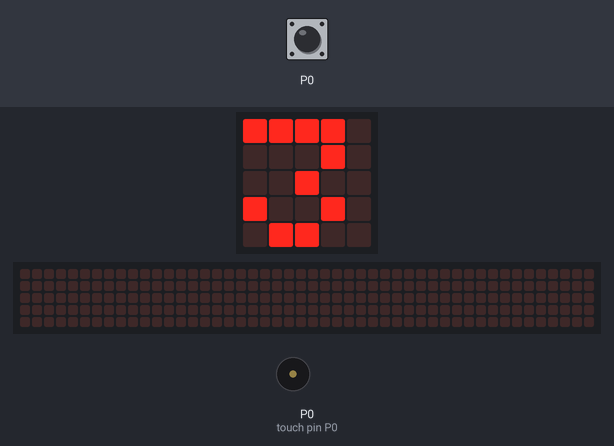
The program below on a simulated BBC micro:bit (MakeCode). On the bench: the board's 5×5 LED display, a strip that is not on the board, showing the scrolling text unrolled, buzzer (waves = sounding). The test bench sets the inputs (shaded band). The 48×5 strip is a reading aid, not a part: it shows the text the display is scrolling, unrolled, one strip-width of it at a time.

Above: at 1.2 s.
1.3 s: touch pin P0 pressed for 0.15 s
At 2.5 s:
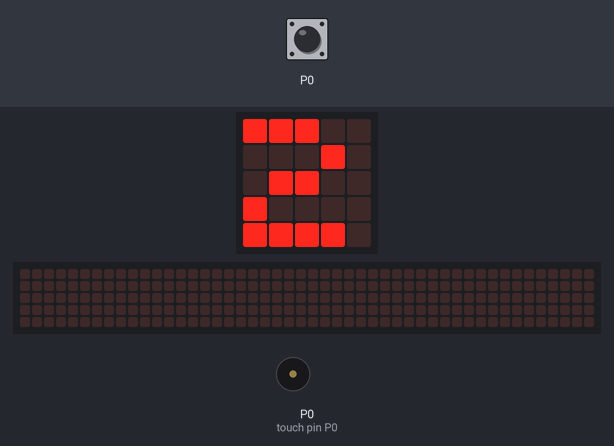
3.0 s: touch pin P0 pressed for 0.15 s
At 4.7 s:
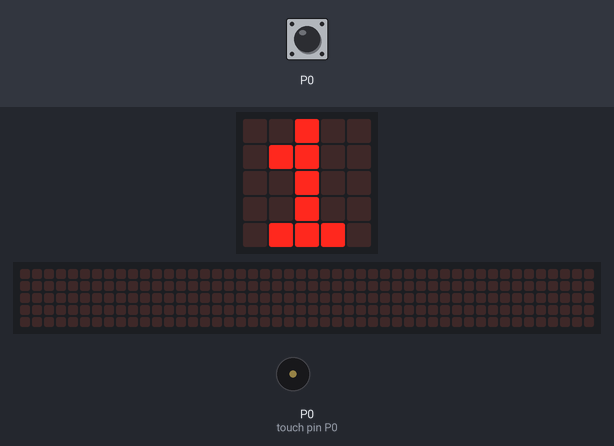
5.3 s: touch pin P0 pressed for 0.15 s
At 6.6 s:
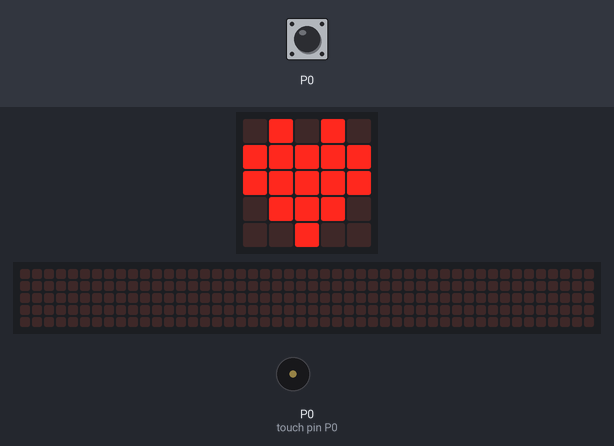
8.4 s: touch pin P0 pressed 5 times (0.12 s each, 0.3 s apart)
At 9.92 s:
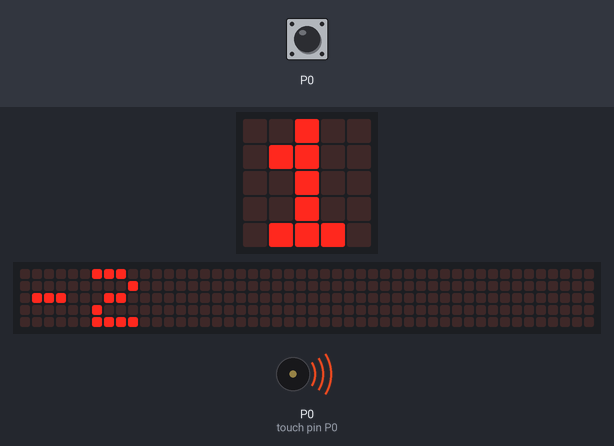
11.7 s: touch pin P0 pressed 2 times (0.12 s each, 0.3 s apart)
At 20.55 s:
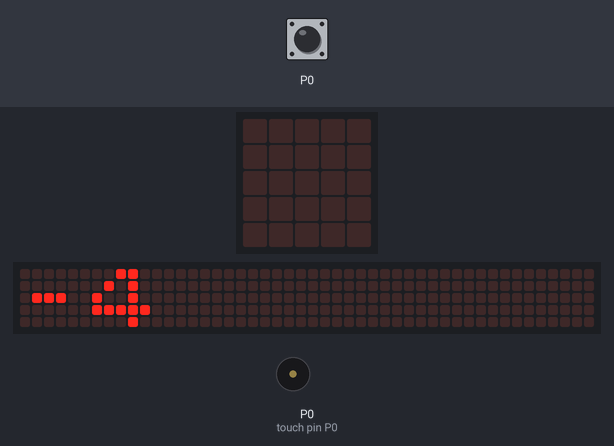
Timing chart, 0 to 22.1 s (numbered marks = the images above; inputs shaded):
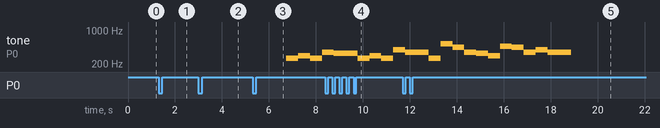

Measured:
- after the input at 1.3 s, the display: changes after 0.24 s (image 1)
- after the input at 3.0 s, the display: changes after 0.85 s (image 2)
- after the input at 5.3 s, tone on P0 (touch pin P0): silent → 262 Hz after 1.4 s, → 294 Hz 0.51 s later, → 262 Hz 0.51 s later, → 349 Hz 0.51 s later; the display: changes after 0.84 s (image 3)
- after the input at 8.4 s, the display: first changes after 0.67 s (image 4 shows a later state)
- what the display in image 3 shows lasts 0.7 s, from 6.1 s to 6.8 s

The program:

main.ts
```typescript
input.onPinPressed(TouchPin.P0, function () {
    vidas += -1
    basic.pause(200)
})
function faça_alguma_coisa () {
    basic.showIcon(IconNames.Heart)
    music._playDefaultBackground(music.builtInPlayableMelody(Melodies.Entertainer), music.PlaybackMode.InBackground)
}
let vidas = 3
basic.forever(function () {
    basic.showNumber(vidas)
    if (vidas == 0) {
        basic.showIcon(IconNames.Heart)
        music._playDefaultBackground(music.builtInPlayableMelody(Melodies.Birthday), music.PlaybackMode.InBackground)
        vidas += 3
    }
})
```

test.ts
```typescript
// testes vão aqui; isto não será compilado quando este pacote for usado como uma extensão.
```
